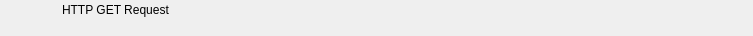
<?xml version="1.0" encoding="UTF-8"?>
<ui version="4.0">
 <class>RundownHttpGetWidget</class>
 <widget class="QWidget" name="RundownHttpGetWidget">
  <property name="geometry">
   <rect>
    <x>0</x>
    <y>0</y>
    <width>753</width>
    <height>36</height>
   </rect>
  </property>
  <layout class="QHBoxLayout" name="horizontalLayout">
   <property name="spacing">
    <number>0</number>
   </property>
   <property name="margin">
    <number>0</number>
   </property>
   <item>
    <widget class="QFrame" name="frameItem">
     <property name="sizePolicy">
      <sizepolicy hsizetype="Preferred" vsizetype="Fixed">
       <horstretch>0</horstretch>
       <verstretch>0</verstretch>
      </sizepolicy>
     </property>
     <property name="minimumSize">
      <size>
       <width>0</width>
       <height>36</height>
      </size>
     </property>
     <widget class="QLabel" name="labelIcon">
      <property name="geometry">
       <rect>
        <x>22</x>
        <y>2</y>
        <width>32</width>
        <height>32</height>
       </rect>
      </property>
      <property name="text">
       <string/>
      </property>
      <property name="pixmap">
       <pixmap resource="../Widgets.qrc">:/Graphics/Images/HttpGet.png</pixmap>
      </property>
      <property name="scaledContents">
       <bool>true</bool>
      </property>
     </widget>
     <widget class="QLabel" name="labelLabel">
      <property name="geometry">
       <rect>
        <x>62</x>
        <y>2</y>
        <width>5000</width>
        <height>16</height>
       </rect>
      </property>
      <property name="text">
       <string>HTTP GET Request</string>
      </property>
     </widget>
     <widget class="QLabel" name="labelColor">
      <property name="geometry">
       <rect>
        <x>0</x>
        <y>0</y>
        <width>18</width>
        <height>36</height>
       </rect>
      </property>
      <property name="text">
       <string/>
      </property>
     </widget>
     <widget class="QLabel" name="labelGroupColor">
      <property name="geometry">
       <rect>
        <x>0</x>
        <y>0</y>
        <width>6</width>
        <height>36</height>
       </rect>
      </property>
      <property name="text">
       <string/>
      </property>
     </widget>
     <widget class="QLabel" name="labelDelay">
      <property name="geometry">
       <rect>
        <x>185</x>
        <y>19</y>
        <width>55</width>
        <height>16</height>
       </rect>
      </property>
      <property name="text">
       <string></string>
      </property>
     </widget>
     <widget class="QLabel" name="labelRemoteTriggerId">
      <property name="geometry">
       <rect>
        <x>245</x>
        <y>19</y>
        <width>70</width>
        <height>16</height>
       </rect>
      </property>
      <property name="text">
       <string></string>
      </property>
     </widget>
    </widget>
   </item>
   <item>
    <widget class="QFrame" name="frameStatus">
     <property name="minimumSize">
      <size>
       <width>77</width>
       <height>0</height>
      </size>
     </property>
     <property name="maximumSize">
      <size>
       <width>77</width>
       <height>16777215</height>
      </size>
     </property>
     <widget class="QLabel" name="labelGpiConnected">
      <property name="geometry">
       <rect>
        <x>1</x>
        <y>2</y>
        <width>32</width>
        <height>32</height>
       </rect>
      </property>
      <property name="minimumSize">
       <size>
        <width>32</width>
        <height>32</height>
       </size>
      </property>
      <property name="maximumSize">
       <size>
        <width>32</width>
        <height>32</height>
       </size>
      </property>
      <property name="lineWidth">
       <number>0</number>
      </property>
      <property name="text">
       <string/>
      </property>
      <property name="pixmap">
       <pixmap resource="../Widgets.qrc">:/Graphics/Images/GpiConnected.png</pixmap>
      </property>
      <property name="scaledContents">
       <bool>true</bool>
      </property>
     </widget>
     <widget class="QLabel" name="labelDisconnected">
      <property name="geometry">
       <rect>
        <x>32</x>
        <y>2</y>
        <width>32</width>
        <height>32</height>
       </rect>
      </property>
      <property name="minimumSize">
       <size>
        <width>32</width>
        <height>32</height>
       </size>
      </property>
      <property name="maximumSize">
       <size>
        <width>32</width>
        <height>32</height>
       </size>
      </property>
      <property name="text">
       <string/>
      </property>
      <property name="pixmap">
       <pixmap resource="../Widgets.qrc">:/Graphics/Images/Disconnected.png</pixmap>
      </property>
      <property name="scaledContents">
       <bool>true</bool>
      </property>
     </widget>
     <widget class="QLabel" name="labelActiveColor">
      <property name="geometry">
       <rect>
        <x>69</x>
        <y>0</y>
        <width>8</width>
        <height>36</height>
       </rect>
      </property>
      <property name="minimumSize">
       <size>
        <width>8</width>
        <height>36</height>
       </size>
      </property>
      <property name="maximumSize">
       <size>
        <width>8</width>
        <height>36</height>
       </size>
      </property>
      <property name="text">
       <string/>
      </property>
     </widget>
    </widget>
   </item>
  </layout>
 </widget>
 <resources>
  <include location="../Widgets.qrc"/>
 </resources>
 <connections/>
 <slots>
  <slot>addToCombo()</slot>
 </slots>
</ui>
